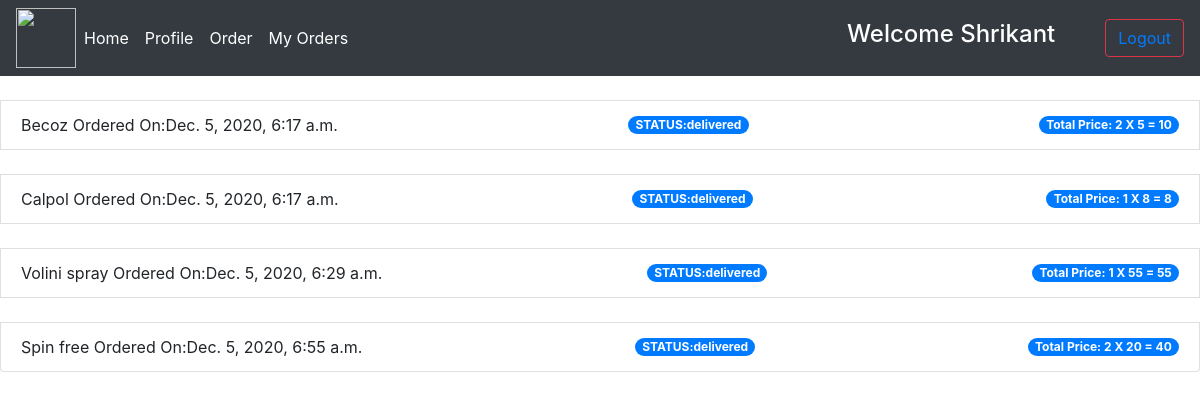
The app's page /viewpreviousorders/ (signed in) with its own data.
### management/models.py (models this page shows, shortened)
class Orders(models.Model):
    STATUS=(
        ('Pending','Pending'),
        ('On the way','On the way'),
        ('delivered','delivered'),
    )
    id=models.AutoField(primary_key=True)
    customer=models.ForeignKey(Customer,null=True,on_delete=models.SET_NULL)
    medicine=models.ForeignKey(Medicine,null=True,on_delete=models.SET_NULL)
    date_created = models.DateTimeField(auto_now_add=True, null=True)
    quantity=models.IntegerField(default=0)
    totalprice=models.IntegerField(default=0)
    peritem=models.IntegerField(default=0)
    status=models.CharField(max_length=200,null=True,choices=STATUS,default="Pending")

class Medicine(models.Model):
    id=models.AutoField(primary_key=True)
    name=models.CharField(max_length=200)
    batch_no=models.CharField(max_length=200)
    expire_date=models.DateField()
    price_per_item=models.IntegerField()
    prescribe_req=models.BooleanField(default=False)
    mfg_date=models.DateField()
    company_id=models.ForeignKey(Company,on_delete=models.CASCADE)
    quantity=models.IntegerField()

### management/decorators.py (the view)
        def wrapper_func(request,*args,**kwargs):
            group=None
            if request.user.groups.exists():
                group=request.user.groups.all()[0].name
            print(group)
            if group in allowed_roles:
                print("working")
                return view_func(request, *args, **kwargs)
            if group=='owner':
                return redirect('dashboard')
            else:
                return HttpResponse('You are not authorized to view the page')

### management/views.py (called while the page is built)
@login_required(login_url='loginpage')
@allowed_users(allowed_roles=['customergrp'])
def viewpreviousorders(request):
    allorders=request.user.customer.orders_set.all()
    listinfo={'allorders':allorders}
    return render(request,'managemet/viewpreviousorders.html',listinfo)

### templates/managemet/viewpreviousorders.html
{%  extends 'managemet/main.html' %}
{% block content %}
<div id="items">
    <ul class="list-group">
       {% for i in allorders %}
        <li>
             <li class="list-group-item d-flex justify-content-between align-items-center">
                        {{i.medicine.name}}
                          Ordered On:{{i.date_created}}
                <span class="badge badge-primary badge-pill">STATUS:{{i.status}} </span>
                <span class="badge badge-primary badge-pill">Total Price: {{i.quantity}} X {{i.peritem}} =  {{i.totalprice}} </span>
        </li>
        {% endfor %}
    </ul>
</div>
{% endblock %}

### templates/managemet/main.html (shortened to what this page needs)
<!doctype html>
<HTML lang="en">
  <head>
    <link rel="stylesheet" href="https://cdn.jsdelivr.net/npm/bootstrap@4.5.3/dist/css/bootstrap.min.css">
     </head>
<body>
        <nav class="navbar navbar-expand-lg  navbar-dark bg-dark">
  <img src="https://seeklogo.com/images/P/pharmacy-logo-7092A6C9DF-seeklogo.com.png"  width="60" height="60" class="d-inline-block align-top" alt="" loading="lazy">
  <div class="collapse navbar-collapse" id="navbarSupportedContent">
    <ul class="navbar-nav mr-auto">
        <li class="nav-item active">
        <a class="nav-link" href="{% url 'mainpage'  %}">Home<span class="sr-only">(current)</span></a>
      </li>
      <li class="nav-item active">
        <a class="nav-link" href="{% url 'viewprofile'  %}">Profile<span class="sr-only">(current)</span></a>
      </li>
      <li class="nav-item active">
        <a class="nav-link"  href="{% url 'orderpage'   %}">Order</a>
      </li>
        <li class="nav-item active">
        <a class="nav-link" href="{% url 'viewpreviousorders'  %}">My Orders</a>
      </li>
    </ul>
      <h4 style="color:white;padding-right:50px">Welcome {{request.user.username}}  </h4>
    <form class="form-inline my-2 my-lg-0">
        <button type="button" class="btn btn-outline-danger" type="submit"><a href="{% url 'logoutpage' %}">Logout</a></button>
    </form>
  </div>
</nav>
            {% block content %}
	        {% endblock %}
   </body>
     </body>
</HTML>

### records on screen
Orders: medicine.name "Becoz", date_created "Dec. 5, 2020, 6:17 a.m.", status "delivered", quantity "2", peritem "5", totalprice "10"
Orders: medicine.name "Calpol", date_created "Dec. 5, 2020, 6:17 a.m.", status "delivered", quantity "1", peritem "8", totalprice "8"
Orders: medicine.name "Volini spray", date_created "Dec. 5, 2020, 6:29 a.m.", status "delivered", quantity "1", peritem "55", totalprice "55"
Orders: medicine.name "Spin free", date_created "Dec. 5, 2020, 6:55 a.m.", status "delivered", quantity "2", peritem "20", totalprice "40"

### other values on screen
{{ request.user.username }} "Shrikant"
